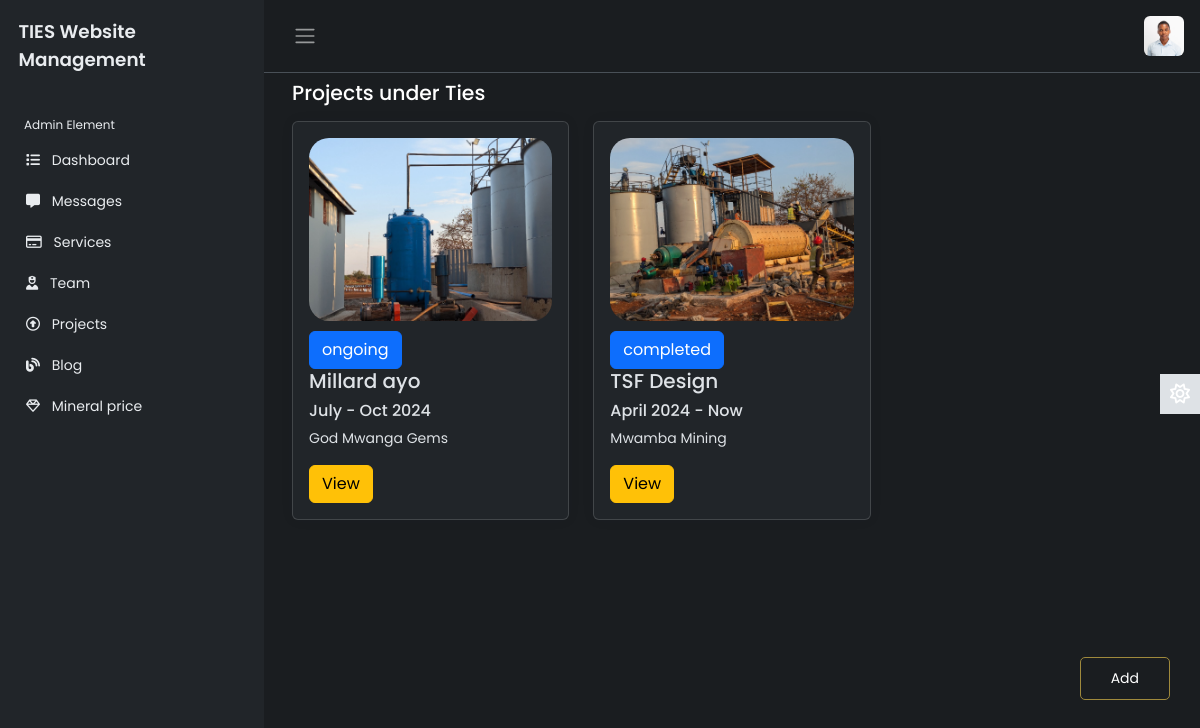
The app's page /administrator/projects2/ (signed in), older data.
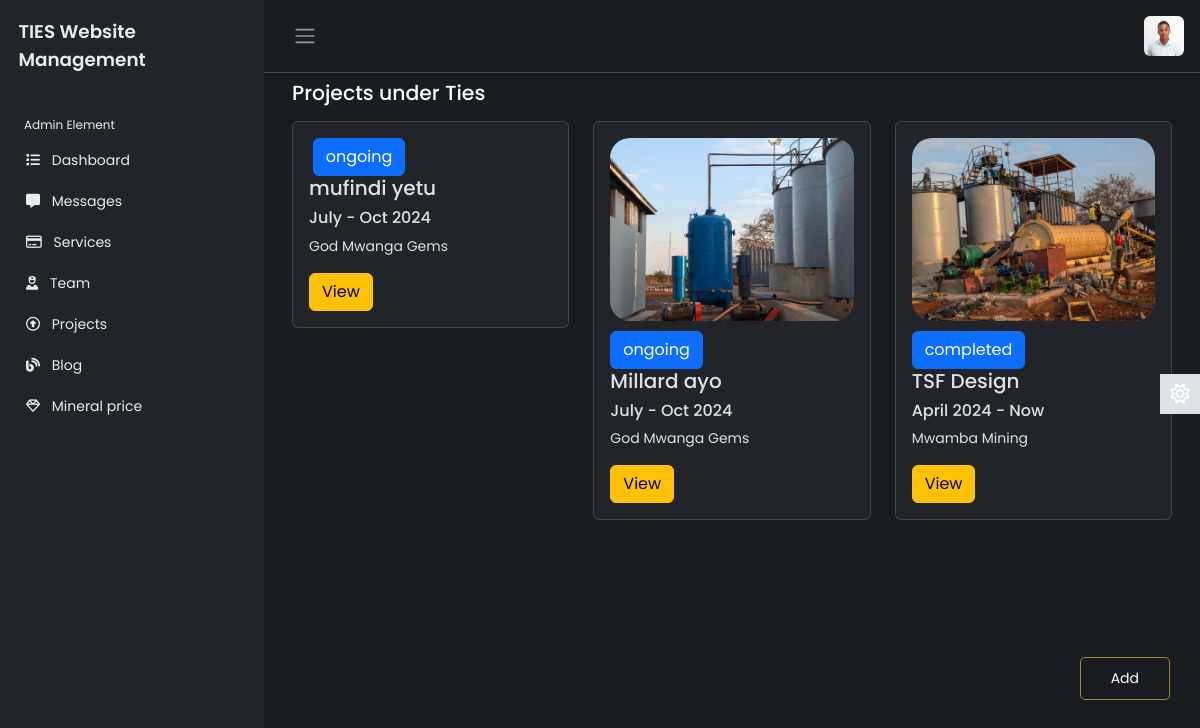
The same page, newer data.
### app/models.py (models this page shows, shortened)
class Project(models.Model):
    title = models.CharField(max_length=200)
    location = models.CharField(max_length=200)
    client = models.CharField(max_length=200)
    timeframe = models.CharField(max_length=200)
    Commodities = models.CharField(max_length=200)
    status = models.CharField(max_length=200, default='ongoing')
    body = models.TextField()
    image = models.ImageField()
    uploaded = models.DateTimeField(auto_now_add=True)

### administrator/views.py (the view)
# urls.py: path('projects2/', views.projects2, name='projects2'),
@login_required
def projects2(request):
    project = Project.objects.all().order_by('-id')
    context = {
        'project': project
    }
    return render(request, 'administrator/projects2.html', context)

### administrator/templates/administrator/projects2.html
{% extends 'administrator/base3.html' %}
{% load static %}
{% block content %}
<main class="content px-3 py-2">
    <div class="container-fluid">
        <div class="mb-3">
            <h4>Projects under Ties</h4>
        </div>
        <div class="row">
            {% for i in project %}
            <div class="col-md-4 mb-4">
                <div class="card">
                    <div class="card-body">
                        <img src="{{i.image.url}}" alt="">
                        <button class="btn btn-primary">{{i.status}}</button>
                        <h5 class="card-title">{{i.title}}</h5>
                        <h6 class="card-title">{{i.timeframe }}</h6>
                        <p class="card-text">{{i.client}}</p>
                        <a href="{% url 'projectDetails' i.id %}" class="btn btn-warning">View</a>
                    </div>
                </div>
            </div>
            {% endfor %}
        </div>
        <a href="{% url 'projectAdd' %}">
            <button class="add">Add</button>
        </a>
    </div>
</main>
{% endblock %}

Row changes from the older to the newer data that the page shows:
added Project: status "ongoing", title "mufindi yetu", timeframe "July - Oct 2024", client "God Mwanga Gems"
